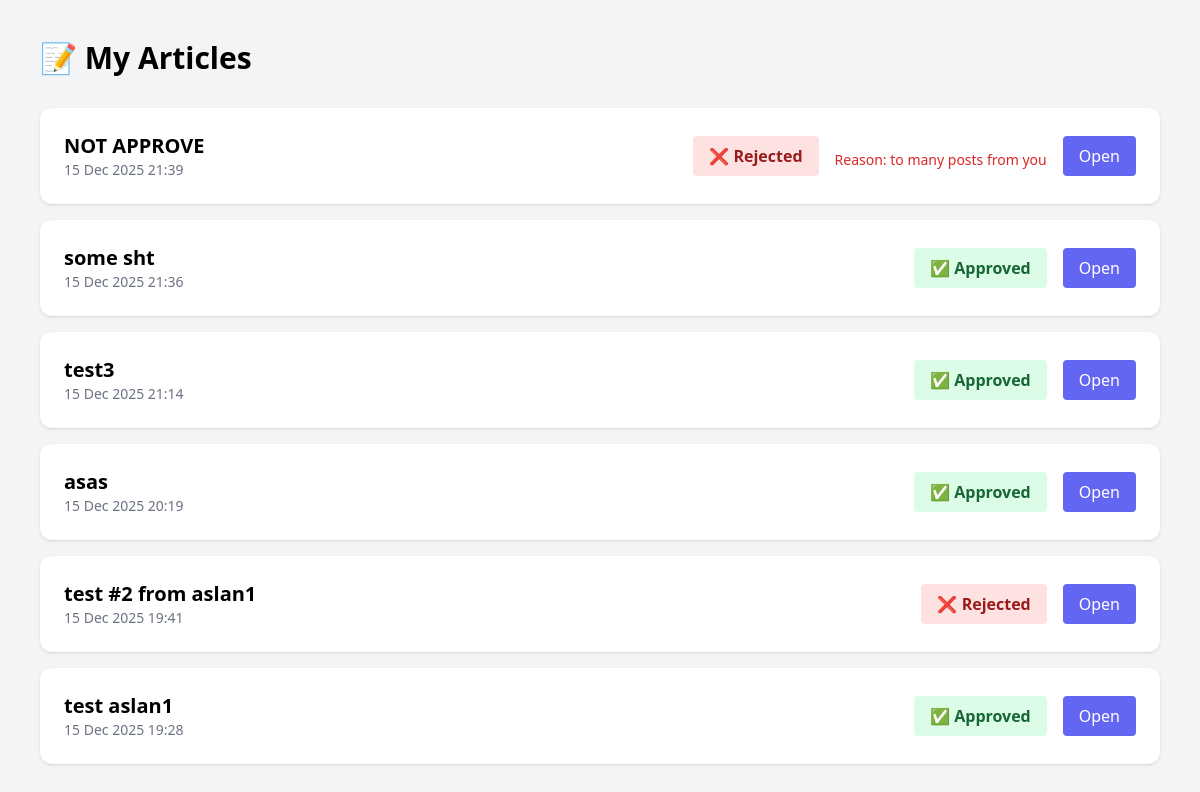
/articles/my/ (signed in), run on the app's committed database.
### articles/models.py (models this page shows, shortened)
class Article(models.Model):
    STATUS_CHOICES = [
        ("draft", "Draft"),
        ("pending", "Pending moderation"),
        ("approved", "Approved"),
        ("rejected", "Rejected"),
    ]
    title = models.CharField(max_length=200)
    image = models.ImageField(upload_to='articles/', blank=True, null=True)
    content = models.TextField()
    author = models.ForeignKey(settings.AUTH_USER_MODEL, on_delete=models.CASCADE, related_name="articles")
    category = models.ForeignKey(Category, on_delete=models.SET_NULL, null=True)
    status = models.CharField(
        max_length=20,
        choices=STATUS_CHOICES,
        default="pending"
    )
    moderation_comment = models.TextField(
        blank=True,
        null=True,
        help_text="Reason for rejection"
    )
    created_at = models.DateTimeField(auto_now_add=True)
    updated_at = models.DateTimeField(auto_now=True)
    slug = models.SlugField(unique=True, blank=True)

### articles/views.py (the view)
# urls.py: path("my/", views.my_articles, name="my_articles"),
@login_required
def my_articles(request):
    articles = Article.objects.filter(author=request.user).order_by("-created_at")
    return render(request, "articles/my_articles.html", {"articles": articles})

### articles/templates/articles/my_articles.html (shortened to what this page needs)
<!DOCTYPE html>
<html lang="ru">
<head>
    <script src="https://cdn.tailwindcss.com"></script>
</head>
<body class="bg-gray-100 min-h-screen p-10">
<h1 class="text-3xl font-bold mb-8">📝 My Articles</h1>
{% if articles %}
<div class="space-y-4">
    {% for article in articles %}
    <div class="bg-white p-6 rounded-xl shadow flex justify-between items-center">
        <div>
            <h2 class="text-xl font-semibold">{{ article.title }}</h2>
            <p class="text-sm text-gray-500">
                {{ article.created_at|date:"d M Y H:i" }}
            </p>
        </div>
        <div class="flex items-center space-x-4">
            {% if article.status == "pending" %}
            <span class="px-4 py-2 rounded bg-yellow-100 text-yellow-800 font-semibold">
                    ⏳ Pending
                </span>
            {% elif article.status == "approved" %}
            <span class="px-4 py-2 rounded bg-green-100 text-green-800 font-semibold">
                    ✅ Approved
                </span>
            {% elif article.status == "rejected" %}
            <span class="px-4 py-2 rounded bg-red-100 text-red-800 font-semibold">
                    ❌ Rejected
                </span>
            {% if article.status == "rejected" and article.moderation_comment %}
            <div class="mt-2 text-sm text-red-600">
                Reason: {{ article.moderation_comment }}
            </div>
            {% endif %}
            {% endif %}
            <a href="{% url 'articles:article_detail' article.slug %}"
               class="bg-indigo-500 text-white px-4 py-2 rounded hover:bg-indigo-600">
                Open
            </a>
        </div>
    </div>
    {% endfor %}
</div>
{% else %}
<p class="text-gray-600">You haven’t written any articles yet.</p>
{% endif %}
</body>
</html>

### data on the page
Article: title "NOT APPROVE", created_at "15 Dec 2025 21:39", moderation_comment "to many posts from you"
Article: title "some sht", created_at "15 Dec 2025 21:36", status "✅ Approved"
Article: title "test3", created_at "15 Dec 2025 21:14", status "✅ Approved"
Article: title "asas", created_at "15 Dec 2025 20:19", status "✅ Approved"
Article: title "test #2 from aslan1", created_at "15 Dec 2025 19:41", status "❌ Rejected"
Article: title "test aslan1", created_at "15 Dec 2025 19:28", status "✅ Approved"
